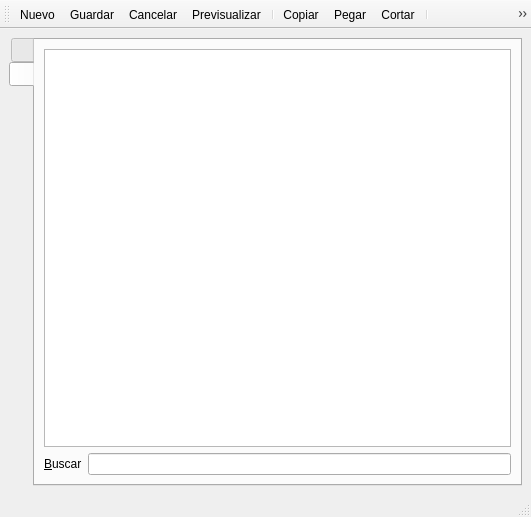
<?xml version="1.0" encoding="UTF-8"?>
<ui version="4.0">
 <class>frmMovimientosBancarios</class>
 <widget class="QMainWindow" name="frmMovimientosBancarios">
  <property name="geometry">
   <rect>
    <x>0</x>
    <y>0</y>
    <width>531</width>
    <height>517</height>
   </rect>
  </property>
  <property name="minimumSize">
   <size>
    <width>0</width>
    <height>40</height>
   </size>
  </property>
  <property name="windowTitle">
   <string>Movimientos Contables</string>
  </property>
  <widget class="QWidget" name="centralwidget">
   <layout class="QHBoxLayout" name="horizontalLayout_3">
    <item>
     <widget class="QTabWidget" name="tabWidget">
      <property name="tabPosition">
       <enum>QTabWidget::West</enum>
      </property>
      <property name="currentIndex">
       <number>1</number>
      </property>
      <widget class="QWidget" name="tabdetails">
       <attribute name="icon">
        <iconset resource="res.qrc">
         <normaloff>:/icons/res/document-edit.png</normaloff>:/icons/res/document-edit.png</iconset>
       </attribute>
       <attribute name="title">
        <string notr="true"/>
       </attribute>
       <layout class="QVBoxLayout" name="verticalLayout">
        <item>
         <layout class="QHBoxLayout" name="horizontalLayout_5">
          <item>
           <widget class="QLabel" name="label_27">
            <property name="sizePolicy">
             <sizepolicy hsizetype="Fixed" vsizetype="Preferred">
              <horstretch>0</horstretch>
              <verstretch>0</verstretch>
             </sizepolicy>
            </property>
            <property name="text">
             <string>Cuenta Bancaria</string>
            </property>
            <property name="alignment">
             <set>Qt::AlignLeading|Qt::AlignLeft|Qt::AlignVCenter</set>
            </property>
            <property name="buddy">
             <cstring>txtcuenta</cstring>
            </property>
           </widget>
          </item>
          <item>
           <widget class="QStackedWidget" name="swcuenta">
            <property name="sizePolicy">
             <sizepolicy hsizetype="MinimumExpanding" vsizetype="Maximum">
              <horstretch>0</horstretch>
              <verstretch>0</verstretch>
             </sizepolicy>
            </property>
            <property name="minimumSize">
             <size>
              <width>0</width>
              <height>40</height>
             </size>
            </property>
            <property name="currentIndex">
             <number>1</number>
            </property>
            <widget class="QWidget" name="page_17">
             <layout class="QHBoxLayout" name="horizontalLayout_32"/>
            </widget>
            <widget class="QWidget" name="page_18">
             <layout class="QHBoxLayout" name="horizontalLayout_33">
              <item>
               <widget class="QLineEdit" name="txtcuenta">
                <property name="alignment">
                 <set>Qt::AlignCenter</set>
                </property>
                <property name="readOnly">
                 <bool>true</bool>
                </property>
               </widget>
              </item>
             </layout>
            </widget>
           </widget>
          </item>
         </layout>
        </item>
        <item>
         <layout class="QHBoxLayout" name="horizontalLayout_4">
          <item>
           <widget class="QLabel" name="label_25">
            <property name="sizePolicy">
             <sizepolicy hsizetype="Fixed" vsizetype="Preferred">
              <horstretch>0</horstretch>
              <verstretch>0</verstretch>
             </sizepolicy>
            </property>
            <property name="text">
             <string>Tipo de Doc.</string>
            </property>
           </widget>
          </item>
          <item>
           <widget class="QStackedWidget" name="swtipodoc">
            <property name="sizePolicy">
             <sizepolicy hsizetype="MinimumExpanding" vsizetype="Preferred">
              <horstretch>0</horstretch>
              <verstretch>0</verstretch>
             </sizepolicy>
            </property>
            <property name="minimumSize">
             <size>
              <width>0</width>
              <height>40</height>
             </size>
            </property>
            <property name="maximumSize">
             <size>
              <width>16777215</width>
              <height>30</height>
             </size>
            </property>
            <property name="currentIndex">
             <number>0</number>
            </property>
            <widget class="QWidget" name="page_19">
             <layout class="QVBoxLayout" name="verticalLayout_3">
              <item>
               <widget class="QComboBox" name="cbtipodoc">
                <property name="sizePolicy">
                 <sizepolicy hsizetype="MinimumExpanding" vsizetype="Fixed">
                  <horstretch>0</horstretch>
                  <verstretch>0</verstretch>
                 </sizepolicy>
                </property>
                <property name="editable">
                 <bool>true</bool>
                </property>
                <property name="currentIndex">
                 <number>-1</number>
                </property>
               </widget>
              </item>
             </layout>
            </widget>
            <widget class="QWidget" name="page_20">
             <layout class="QHBoxLayout" name="horizontalLayout_30">
              <item>
               <widget class="QLineEdit" name="txttipodoc">
                <property name="sizePolicy">
                 <sizepolicy hsizetype="MinimumExpanding" vsizetype="Fixed">
                  <horstretch>0</horstretch>
                  <verstretch>0</verstretch>
                 </sizepolicy>
                </property>
                <property name="minimumSize">
                 <size>
                  <width>0</width>
                  <height>20</height>
                 </size>
                </property>
                <property name="styleSheet">
                 <string notr="true"/>
                </property>
                <property name="dragEnabled">
                 <bool>true</bool>
                </property>
                <property name="readOnly">
                 <bool>true</bool>
                </property>
               </widget>
              </item>
             </layout>
            </widget>
           </widget>
          </item>
          <item>
           <widget class="QLabel" name="label_26">
            <property name="sizePolicy">
             <sizepolicy hsizetype="Fixed" vsizetype="Preferred">
              <horstretch>0</horstretch>
              <verstretch>0</verstretch>
             </sizepolicy>
            </property>
            <property name="text">
             <string>Fecha</string>
            </property>
            <property name="buddy">
             <cstring>dtPicker</cstring>
            </property>
           </widget>
          </item>
          <item>
           <widget class="QDateTimeEdit" name="dtPicker">
            <property name="sizePolicy">
             <sizepolicy hsizetype="MinimumExpanding" vsizetype="Fixed">
              <horstretch>0</horstretch>
              <verstretch>0</verstretch>
             </sizepolicy>
            </property>
            <property name="alignment">
             <set>Qt::AlignRight|Qt::AlignTrailing|Qt::AlignVCenter</set>
            </property>
            <property name="readOnly">
             <bool>false</bool>
            </property>
            <property name="displayFormat">
             <string>dd/MM/yyyy</string>
            </property>
            <property name="calendarPopup">
             <bool>true</bool>
            </property>
           </widget>
          </item>
         </layout>
        </item>
        <item>
         <layout class="QHBoxLayout" name="horizontalLayout_28">
          <item>
           <widget class="QLabel" name="label_23">
            <property name="sizePolicy">
             <sizepolicy hsizetype="Fixed" vsizetype="Preferred">
              <horstretch>0</horstretch>
              <verstretch>0</verstretch>
             </sizepolicy>
            </property>
            <property name="text">
             <string>En concepto de:</string>
            </property>
            <property name="buddy">
             <cstring>txtconcepto</cstring>
            </property>
           </widget>
          </item>
          <item>
           <widget class="QStackedWidget" name="swconcepto">
            <property name="sizePolicy">
             <sizepolicy hsizetype="MinimumExpanding" vsizetype="Preferred">
              <horstretch>0</horstretch>
              <verstretch>0</verstretch>
             </sizepolicy>
            </property>
            <property name="maximumSize">
             <size>
              <width>16777215</width>
              <height>30</height>
             </size>
            </property>
            <property name="currentIndex">
             <number>0</number>
            </property>
            <widget class="QWidget" name="page_15">
             <layout class="QVBoxLayout" name="verticalLayout_12">
              <item>
               <widget class="QComboBox" name="cbconcepto">
                <property name="minimumSize">
                 <size>
                  <width>0</width>
                  <height>20</height>
                 </size>
                </property>
                <property name="editable">
                 <bool>true</bool>
                </property>
               </widget>
              </item>
             </layout>
            </widget>
            <widget class="QWidget" name="page_16">
             <layout class="QHBoxLayout" name="horizontalLayout_29">
              <item>
               <widget class="QLineEdit" name="txtconcepto">
                <property name="sizePolicy">
                 <sizepolicy hsizetype="MinimumExpanding" vsizetype="Fixed">
                  <horstretch>0</horstretch>
                  <verstretch>0</verstretch>
                 </sizepolicy>
                </property>
                <property name="minimumSize">
                 <size>
                  <width>0</width>
                  <height>20</height>
                 </size>
                </property>
                <property name="styleSheet">
                 <string notr="true"/>
                </property>
                <property name="dragEnabled">
                 <bool>true</bool>
                </property>
                <property name="readOnly">
                 <bool>true</bool>
                </property>
               </widget>
              </item>
             </layout>
            </widget>
           </widget>
          </item>
         </layout>
        </item>
        <item>
         <widget class="QLabel" name="label_22">
          <property name="sizePolicy">
           <sizepolicy hsizetype="Fixed" vsizetype="Preferred">
            <horstretch>0</horstretch>
            <verstretch>0</verstretch>
           </sizepolicy>
          </property>
          <property name="text">
           <string>Cuentas que afecta</string>
          </property>
         </widget>
        </item>
        <item>
         <widget class="QSplitter" name="splitter">
          <property name="orientation">
           <enum>Qt::Vertical</enum>
          </property>
          <widget class="QTableView" name="tabledetails">
           <property name="sizePolicy">
            <sizepolicy hsizetype="Expanding" vsizetype="MinimumExpanding">
             <horstretch>1</horstretch>
             <verstretch>0</verstretch>
            </sizepolicy>
           </property>
           <property name="minimumSize">
            <size>
             <width>300</width>
             <height>100</height>
            </size>
           </property>
           <property name="editTriggers">
            <set>QAbstractItemView::NoEditTriggers</set>
           </property>
          </widget>
          <widget class="QGroupBox" name="groupBox">
           <property name="title">
            <string>Observaciones</string>
           </property>
           <layout class="QHBoxLayout" name="horizontalLayout_2">
            <item>
             <widget class="QTextEdit" name="txtobservaciones">
              <property name="sizePolicy">
               <sizepolicy hsizetype="Expanding" vsizetype="Ignored">
                <horstretch>0</horstretch>
                <verstretch>0</verstretch>
               </sizepolicy>
              </property>
              <property name="minimumSize">
               <size>
                <width>0</width>
                <height>40</height>
               </size>
              </property>
             </widget>
            </item>
           </layout>
          </widget>
         </widget>
        </item>
       </layout>
      </widget>
      <widget class="QWidget" name="tabnavigation">
       <attribute name="icon">
        <iconset resource="res.qrc">
         <normaloff>:/icons/res/table.png</normaloff>:/icons/res/table.png</iconset>
       </attribute>
       <attribute name="title">
        <string notr="true"/>
       </attribute>
       <layout class="QVBoxLayout" name="verticalLayout_2">
        <item>
         <widget class="QTableView" name="tablenavigation">
          <property name="alternatingRowColors">
           <bool>true</bool>
          </property>
          <property name="selectionMode">
           <enum>QAbstractItemView::SingleSelection</enum>
          </property>
          <property name="selectionBehavior">
           <enum>QAbstractItemView::SelectRows</enum>
          </property>
          <attribute name="horizontalHeaderStretchLastSection">
           <bool>true</bool>
          </attribute>
          <attribute name="verticalHeaderVisible">
           <bool>false</bool>
          </attribute>
          <attribute name="verticalHeaderVisible">
           <bool>false</bool>
          </attribute>
          <attribute name="horizontalHeaderStretchLastSection">
           <bool>true</bool>
          </attribute>
         </widget>
        </item>
        <item>
         <layout class="QHBoxLayout" name="horizontalLayout">
          <item>
           <widget class="QLabel" name="label_4">
            <property name="text">
             <string>&amp;Buscar</string>
            </property>
            <property name="buddy">
             <cstring>txtSearch</cstring>
            </property>
           </widget>
          </item>
          <item>
           <widget class="QLineEdit" name="txtSearch"/>
          </item>
         </layout>
        </item>
       </layout>
      </widget>
     </widget>
    </item>
   </layout>
  </widget>
  <widget class="QStatusBar" name="statusbar"/>
  <widget class="QToolBar" name="toolBar">
   <property name="windowTitle">
    <string>toolBar</string>
   </property>
   <attribute name="toolBarArea">
    <enum>TopToolBarArea</enum>
   </attribute>
   <attribute name="toolBarBreak">
    <bool>false</bool>
   </attribute>
   <addaction name="actionNew"/>
   <addaction name="actionSave"/>
   <addaction name="actionCancel"/>
   <addaction name="actionPreview"/>
   <addaction name="separator"/>
   <addaction name="actionCopy"/>
   <addaction name="actionPaste"/>
   <addaction name="actionCut"/>
   <addaction name="separator"/>
   <addaction name="actionGoFirst"/>
   <addaction name="actionGoPrevious"/>
   <addaction name="actionGoNext"/>
   <addaction name="actionGoLast"/>
  </widget>
  <action name="actionNew">
   <property name="icon">
    <iconset resource="res.qrc">
     <normaloff>:/icons/res/document-new.png</normaloff>:/icons/res/document-new.png</iconset>
   </property>
   <property name="text">
    <string>Nuevo</string>
   </property>
   <property name="shortcut">
    <string>Ctrl+N</string>
   </property>
  </action>
  <action name="actionPreview">
   <property name="icon">
    <iconset resource="res.qrc">
     <normaloff>:/icons/res/document-preview.png</normaloff>:/icons/res/document-preview.png</iconset>
   </property>
   <property name="text">
    <string>Previsualizar</string>
   </property>
  </action>
  <action name="actionGoFirst">
   <property name="icon">
    <iconset resource="res.qrc">
     <normaloff>:/icons/res/go-first.png</normaloff>:/icons/res/go-first.png</iconset>
   </property>
   <property name="text">
    <string>Ir al Primer Registro</string>
   </property>
  </action>
  <action name="actionGoPrevious">
   <property name="icon">
    <iconset resource="res.qrc">
     <normaloff>:/icons/res/go-previous.png</normaloff>:/icons/res/go-previous.png</iconset>
   </property>
   <property name="text">
    <string>Ir al Registro Anterior</string>
   </property>
  </action>
  <action name="actionGoNext">
   <property name="icon">
    <iconset resource="res.qrc">
     <normaloff>:/icons/res/go-next.png</normaloff>:/icons/res/go-next.png</iconset>
   </property>
   <property name="text">
    <string>Ir al siguiente registro</string>
   </property>
  </action>
  <action name="actionGoLast">
   <property name="icon">
    <iconset resource="res.qrc">
     <normaloff>:/icons/res/go-last.png</normaloff>:/icons/res/go-last.png</iconset>
   </property>
   <property name="text">
    <string>Ir al ultimo registro</string>
   </property>
  </action>
  <action name="actionSave">
   <property name="icon">
    <iconset resource="res.qrc">
     <normaloff>:/icons/res/document-save.png</normaloff>:/icons/res/document-save.png</iconset>
   </property>
   <property name="text">
    <string>Guardar</string>
   </property>
  </action>
  <action name="actionCancel">
   <property name="icon">
    <iconset resource="res.qrc">
     <normaloff>:/icons/res/dialog-cancel.png</normaloff>:/icons/res/dialog-cancel.png</iconset>
   </property>
   <property name="text">
    <string>Cancelar</string>
   </property>
  </action>
  <action name="actionEditCell">
   <property name="icon">
    <iconset resource="res.qrc">
     <normaloff>:/icons/res/document-edit.png</normaloff>:/icons/res/document-edit.png</iconset>
   </property>
   <property name="text">
    <string>Editar</string>
   </property>
   <property name="shortcut">
    <string>Ctrl+E</string>
   </property>
  </action>
  <action name="actionDeleteRow">
   <property name="icon">
    <iconset resource="res.qrc">
     <normaloff>:/icons/res/edit-delete.png</normaloff>:/icons/res/edit-delete.png</iconset>
   </property>
   <property name="text">
    <string>Borrar</string>
   </property>
  </action>
  <action name="actionCopy">
   <property name="icon">
    <iconset resource="res.qrc">
     <normaloff>:/icons/res/edit-copy.png</normaloff>:/icons/res/edit-copy.png</iconset>
   </property>
   <property name="text">
    <string>Copiar</string>
   </property>
   <property name="shortcut">
    <string>Ctrl+C</string>
   </property>
  </action>
  <action name="actionCut">
   <property name="icon">
    <iconset resource="res.qrc">
     <normaloff>:/icons/res/edit-cut.png</normaloff>:/icons/res/edit-cut.png</iconset>
   </property>
   <property name="text">
    <string>Cortar</string>
   </property>
   <property name="shortcut">
    <string>Ctrl+X</string>
   </property>
  </action>
  <action name="actionPaste">
   <property name="icon">
    <iconset resource="res.qrc">
     <normaloff>:/icons/res/edit-paste.png</normaloff>:/icons/res/edit-paste.png</iconset>
   </property>
   <property name="text">
    <string>Pegar</string>
   </property>
  </action>
 </widget>
 <tabstops>
  <tabstop>tabWidget</tabstop>
  <tabstop>tablenavigation</tabstop>
  <tabstop>txtSearch</tabstop>
 </tabstops>
 <resources>
  <include location="res.qrc"/>
 </resources>
 <connections/>
</ui>
